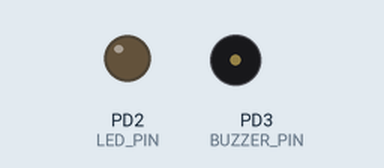
A program run on a simulated ATmega32, built with avr-gcc and emulated at 8 MHz. Parts: output pins drawn as LEDs (lit = HIGH), buzzer (waves = sounding, pin HIGH).

Above: at 4.0 s.
At 12.2 s:
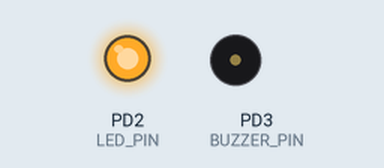
Timing chart, 0 to 21.3 s (numbered marks = the images above):
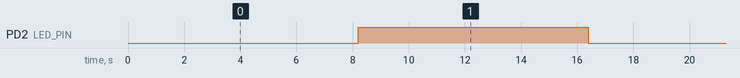

Measured:
- by itself, PD2 (LED_PIN): alternates HIGH for 8.2 s and LOW for 8.2 s

The program:

main.c
```c
/*
 * indvidual2.c
 *
 * Created: 9/9/2023 7:52:29 PM
 * Author : Masha
 */
#define F_CPU 8000000
#include <avr/io.h>
#include "avr/interrupt.h"
#include "util/delay.h"
#include "uart.h"
#include "lcd.h"


#define LED_PIN     (1 << PD2)
#define BUZZER_PIN  (1 << PD3)

volatile uint16_t buzzer_duration = 0;

void Timer0_Init() {
	TCCR0 = (1 << CS02) | (1 << CS00);
	TIMSK |= (1 << TOIE0);
	TCNT0 = 0;
}

void Timer1_Init() {
	TCCR1B = (1 << CS12) | (1 << CS10);
	TCNT1 = 0;
	TIMSK |= (1 << TOIE1);
}


void ToggleLED() {
	PORTD ^= LED_PIN;
}

void ControlBuzzer(uint16_t duration_ms) {
	buzzer_duration = duration_ms;
	PORTD |= BUZZER_PIN;
	TCCR1B |= (1 << CS12) | (1 << CS10);
}

int main(void)
{
	DDRD |= (LED_PIN | BUZZER_PIN);
	Timer0_Init();
	Timer1_Init();

    UART_init(9600);
	sei();
	PORTD &= ~(1<<1);
    while (1)
    {
		char str[20];
		int distance;
		UART_receiveString(str);
		if(sscanf(str, "%d", &distance) == 1)
		{
				if(distance <= 50)
				{
					ControlBuzzer(distance * 10);
					ToggleLED();
				}
				else{
					PORTD &= ~(1<<1);
					PORTD &= ~(1<<2);
				}
		}
    }
}
ISR(TIMER0_OVF_vect) {
	static uint16_t counter = 0;
	counter++;
	if (counter >= 250) {
		ToggleLED();
		counter = 0;
	}
}

ISR(TIMER1_OVF_vect) {
	if (buzzer_duration > 0) {
		buzzer_duration--;
		} else {
		PORTD &= ~BUZZER_PIN;
		TCCR1B = 0;
	}
}
```

Platform_Types.h
```c
/*
 * Platform_Types.h
 *
 *  Created on: July 21, 2023
 *      Author: MohamedWaleed
 */


#ifndef PLATFORM_TYPES_H_
#define PLATFORM_TYPES_H_


#ifndef _Bool
#define _Bool unsigned char
#endif

#define CPU_TYPE                   CPU_TYPE_32
#define CPU_BIT_ORDER              MSB_FIRST
#define CPU_BYTE_ORDER             HIGH_BYTE_FIRST

#ifndef FALSE
#define FALSE                      (boolean)false
#endif

#ifndef TRUE
#define TRUE                       (boolean)true
#endif


// BOOLEAN TYPE
typedef _Bool                           boolean;

// CHAR TYPE 8-BIT
typedef unsigned char                   u8;
typedef signed char                     s8;
typedef volatile unsigned char          vu8;
typedef volatile signed char            vs8;

// SHORT TYPE 16-BIT
typedef unsigned short                  u16;
typedef signed short                    s16;
typedef volatile unsigned short         vu16;
typedef volatile signed short           vs16;

// INT TYPE 32-BIT
typedef unsigned int                    u32;
typedef signed int                      s32;
typedef volatile unsigned int           vu32;
typedef volatile signed int             vs32;

// LONG LONG TYPE 64-BIT
typedef signed long long                s64;
typedef unsigned long long              u64;
typedef volatile unsigned long long     vu64;
typedef volatile signed long long       vs64;

typedef float                           f32;
typedef double						    f64;

typedef volatile float                  vf32;
typedef volatile double					vf64;

#endif /* PLATFORM_TYPES_H_ */
```

bitManip.h
```c
#ifndef BITMANIP_H_
#define BITMANIP_H_

/* Set any specific bit in a register or PORT */
#define SET_BIT(REG, BIT)  ((REG) |=  (1 << (BIT)))

/* Clear any specific bit in a register or PORT */
#define CLR_BIT(REG, BIT)  ((REG) &= ~(1 << (BIT)))

/* Toggle any specific bit in a register or PORT */
#define TOG_BIT(REG, BIT)  ((REG) ^=  (1 << (BIT)))

/* Get the value of a specific bit in a register or PIN */
#define GET_BIT(REG, BIT)  (((REG) >> (BIT)) & 1)

/* Check if a specific bit in a register or PIN is set */
#define BIT_IS_SET(REG, BIT)  ((REG) & (1 << (BIT)))

/* Check if a specific bit in a register or PIN is cleared */
#define BIT_IS_CLEAR(REG, BIT)  (!((REG) & (1 << (BIT))))

#endif
```

uart.c
```c
 /******************************************************************************
 *
 * Module: UART
 *
 * File Name: uart.c
 *
 * Description: Source file for the UART AVR driver
 *
 * Author: Mohamed Khaled
 *
 *******************************************************************************/
#include <stdio.h>
#include "uart.h"
#include "avr/io.h" /* To use the UART Registers */
#include "bitManip.h" /* To use the macros like SET_BIT */

/*******************************************************************************
 *                      Functions Definitions                                  *
 *******************************************************************************/

/*
 * Description :
 * Functional responsible for Initialize the UART device by:
 * 1. Setup the Frame format like number of data bits, parity bit type and number of stop bits.
 * 2. Enable the UART.
 * 3. Setup the UART baud rate.
 */
void UART_init(u32 baud_rate)
{
	u16 ubrr_value = 0;

	/* U2X = 1 for double transmission speed */
	UCSRA = (1<<U2X);

	/************************** UCSRB Description **************************
	 * RXCIE = 0 Disable USART RX Complete Interrupt Enable
	 * TXCIE = 0 Disable USART Tx Complete Interrupt Enable
	 * UDRIE = 0 Disable USART Data Register Empty Interrupt Enable
	 * RXEN  = 1 Receiver Enable
	 * RXEN  = 1 Transmitter Enable
	 * UCSZ2 = 0 For 8-bit data mode
	 * RXB8 & TXB8 not used for 8-bit data mode
	 ***********************************************************************/
	UCSRB = (1<<RXEN) | (1<<TXEN);

	/************************** UCSRC Description **************************
	 * URSEL   = 1 The URSEL must be one when writing the UCSRC
	 * UMSEL   = 0 Asynchronous Operation
	 * UPM1:0  = 00 Disable parity bit
	 * USBS    = 0 One stop bit
	 * UCSZ1:0 = 11 For 8-bit data mode
	 * UCPOL   = 0 Used with the Synchronous operation only
	 ***********************************************************************/
	UCSRC = (1<<URSEL) | (1<<UCSZ0) | (1<<UCSZ1);

	/* Calculate the UBRR register value */
	ubrr_value = (u16)(((8000000 / (baud_rate * 8UL))) - 1);

	/* First 8 bits from the BAUD_PRESCALE inside UBRRL and last 4 bits in UBRRH*/
	UBRRH = ubrr_value>>8;
	UBRRL = ubrr_value;
}

/*
 * Description :
 * Functional responsible for send byte to another UART device.
 */
void UART_sendByte(const u8 data)
{
	/*
	 * UDRE flag is set when the Tx buffer (UDR) is empty and ready for
	 * transmitting a new byte so wait until this flag is set to one
	 */
	while(BIT_IS_CLEAR(UCSRA,UDRE)){}

	/*
	 * Put the required data in the UDR register and it also clear the UDRE flag as
	 * the UDR register is not empty now
	 */
	UDR = data;

	/************************* Another Method *************************
	UDR = data;
	while(BIT_IS_CLEAR(UCSRA,TXC)){} // Wait until the transmission is complete TXC = 1
	SET_BIT(UCSRA,TXC); // Clear the TXC flag
	*******************************************************************/
}

/*
 * Description :
 * Functional responsible for receive byte from another UART device.
 */
u8 UART_recieveByte(void)
{
	/* RXC flag is set when the UART receive data so wait until this flag is set to one */
	while(BIT_IS_CLEAR(UCSRA,RXC)){}

	/*
	 * Read the received data from the Rx buffer (UDR)
	 * The RXC flag will be cleared after read the data
	 */
    return UDR;
}

/*
 * Description :
 * Send the required string through UART to the other UART device.
 */
void UART_sendString(const u8 *Str)
{
	u8 i = 0;

	/* Send the whole string */
	while(Str[i] != '\0')
	{
		UART_sendByte(Str[i]);
		i++;
	}

	UART_sendByte('#');
	/************************* Another Method *************************
	while(*Str != '\0')
	{
		UART_sendByte(*Str);
		Str++;
	}
	*******************************************************************/
}

/*
 * Description :
 * Receive the required string until the '#' symbol through UART from the other UART device.
 */
void UART_receiveString(u8 *Str)
{
	u8 i = 0;

	/* Receive the first byte */
	Str[i] = UART_recieveByte();

	/* Receive the whole string until the '#' */
	while(Str[i] != '#')
	{
		i++;
		Str[i] = UART_recieveByte();
	}

	/* After receiving the whole string plus the '#', replace the '#' with '\0' */
	Str[i] = '\0';
}
```

uart.h
```c
 /******************************************************************************
 *
 * Module: UART
 *
 * File Name: uart.h
 *
 * Description: Header file for the UART AVR driver
 *
 * Author: Mohamed Khaled
 *
 *******************************************************************************/

#ifndef UART_H_
#define UART_H_

#include "Platform_Types.h"

/*******************************************************************************
 *                      Functions Prototypes                                   *
 *******************************************************************************/

/*
 * Description :
 * Functional responsible for Initialize the UART device by:
 * 1. Setup the Frame format like number of data bits, parity bit type and number of stop bits.
 * 2. Enable the UART.
 * 3. Setup the UART baud rate.
 */
void UART_init(u32 baud_rate);

/*
 * Description :
 * Functional responsible for send byte to another UART device.
 */
void UART_sendByte(const u8 data);

/*
 * Description :
 * Functional responsible for receive byte from another UART device.
 */
u8 UART_recieveByte(void);

/*
 * Description :
 * Send the required string through UART to the other UART device.
 */
void UART_sendString(const u8 *Str);

/*
 * Description :
 * Receive the required string until the '#' symbol through UART from the other UART device.
 */
void UART_receiveString(u8 *Str); // Receive until #

#endif /* UART_H_ */
```

lcd.c
```c
#include "lcd.h"

void LCD_Init(void)
{
	_delay_ms(20);
	DataDir_LCD_CONTROL |= (1 << EN_SWITCH | 1 << RW_SWITCH | 1 << RS_SWITCH); // Control port output
	LCD_CONTROL_PORT &= ~(1 << EN_SWITCH | 1 << RW_SWITCH | 1 << RS_SWITCH); // Clear all instruction bits for initialization phase

	DataDir_LCD_PORT = 0xFF; // Output

	_delay_ms(15);
	LCD_Clear_Screen();

	#ifdef EIGHT_BIT_MODE
	LCD_Send_Command(LCD_FUNCTION_8BIT_2LINES);
	#endif

	#ifdef FOUR_BIT_MODE
	LCD_Send_Command(0x02);
	LCD_Send_Command(LCD_FUNCTION_4BIT_2LINES);
	#endif

	LCD_Send_Command(LCD_ENTRY_MODE);
	LCD_Send_Command(LCD_BEGIN_AT_FIRST_ROW);
	LCD_Send_Command(LCD_DISP_ON_CURSOR_BLINK);
}

void LCD_Clear_Screen(void)
{
	LCD_Send_Command(LCD_CLEAR);
}

void LCD_Send_Command(uint8_t command)
{
	#ifdef EIGHT_BIT_MODE
	LCD_Check_Is_Busy();

	LCD_PORT = command;
	LCD_CONTROL_PORT &= ~((1 << RW_SWITCH) | (1 << RS_SWITCH));
	LCD_Kick();
	#endif

	#ifdef FOUR_BIT_MODE
	LCD_Check_Is_Busy();
	LCD_PORT = (LCD_PORT & 0x0F) | (command & 0xF0);
	LCD_CONTROL_PORT &= ~((1 << RW_SWITCH) | (1 << RS_SWITCH));
	LCD_Kick();

	LCD_Check_Is_Busy();
	LCD_PORT = (LCD_PORT & 0x0F) | (command << 4);
	LCD_CONTROL_PORT &= ~((1 << RW_SWITCH) | (1 << RS_SWITCH));
	LCD_Kick();
	#endif
}

void LCD_Send_Character(uint8_t character)
{
	#ifdef EIGHT_BIT_MODE
	//LCD_Check_Is_Busy();
	LCD_CONTROL_PORT |= (1 << RS_SWITCH); // 1: Data Register
	LCD_PORT = (character << DATA_SHIFT);
	LCD_CONTROL_PORT |= (1 << RS_SWITCH); // 1: Data Register
	LCD_CONTROL_PORT &= ~(1 << RW_SWITCH); // 0: Write
	LCD_Kick();
	#endif

	#ifdef FOUR_BIT_MODE
	LCD_PORT = (LCD_PORT & 0x0F) | (character & 0xF0);
	LCD_CONTROL_PORT |= (1 << RS_SWITCH); // 1: Data Register
	LCD_CONTROL_PORT &= ~(1 << RW_SWITCH); // 0: Write
	LCD_Kick();

	LCD_Check_Is_Busy();
	LCD_PORT = (LCD_PORT & 0x0F) | (character << 4);
	LCD_CONTROL_PORT |= (1 << RS_SWITCH); // 1: Data Register
	LCD_CONTROL_PORT &= ~(1 << RW_SWITCH); // 0: Write
	LCD_Kick();
	#endif
}

void LCD_Send_String(char *string)
{
	int count = 0;
	while (*string > 0)
	{
		count++;
		LCD_Send_Character(*string++);
		if (count == 16)
		{
			LCD_gotoXY(1, 0);
		}
		else if (count >= 32)
		{
			LCD_Clear_Screen();
			LCD_gotoXY(0, 0);
			count = 0;
		}
	}
}

void LCD_Kick(void)
{
	LCD_CONTROL_PORT &= ~(1 << EN_SWITCH);
	_delay_ms(50);
	LCD_CONTROL_PORT |= (1 << EN_SWITCH);
}

void LCD_Check_Is_Busy(void)
{
	DataDir_LCD_PORT &= ~(0xFF << DATA_SHIFT);
	LCD_CONTROL_PORT |= (1 << RW_SWITCH); // 1: Read
	LCD_CONTROL_PORT &= ~(1 << RS_SWITCH); // 0: Command Register

	LCD_Kick();

	DataDir_LCD_PORT = 0xFF;
	LCD_CONTROL_PORT &= ~(1 << RW_SWITCH); // 0: Write
}

void LCD_gotoXY(uint8_t line, uint8_t position)
{
	if (line == 0) // line 1
	{
		if (position < 16 && position >= 0)
		LCD_Send_Command(0x80 + position);
	}
	if (line == 1) //  line 2
	{
		if (position < 16 && position >= 0)
		LCD_Send_Command(0xC0 + position);
	}
}

void LCD_Display_Number(int Number)
{
	char str[7];
	sprintf(str, "%d", Number);

	LCD_Send_String(str);
}

void LCD_Display_Real_Number(double Number)
{
	char str[16];

	char *tmpsign = (Number < 0) ? "-" : "";
	float tmpVal = (Number < 0) ? -Number : Number;

	int tmpInt1 = tmpVal; // Get the integer value
	double tmpFraction = tmpVal - tmpInt1; // Get fraction value
	int tmpInt2 = tmpFraction * 10000; // Turn into integer

	sprintf(str, "%s%d.%05d", tmpsign, tmpInt1, tmpInt2);
	LCD_Send_String(str);
}
```

lcd.h
```c
#ifndef LCD_H_
#define LCD_H_

#define F_CPU 8000000UL
#include "stdio.h"
#include <avr/io.h>
#include <util/delay.h>


#define LCD_PORT               PORTA
#define DataDir_LCD_PORT       DDRA
#define LCD_CONTROL_PORT       PORTB
#define DataDir_LCD_CONTROL    DDRB
#define EN_SWITCH              6
#define RW_SWITCH              5
#define RS_SWITCH              4
#define DATA_SHIFT             0  // Set to 4 for 4-bit mode

// Choose whether to operate in 4 or 8 bit mode
#define EIGHT_BIT_MODE
//#define FOUR_BIT_MODE

// Hexadecimal instructions to be written to the instruction register
#define LCD_FUNCTION_8BIT_2LINES     (0x38)
#define LCD_FUNCTION_4BIT_2LINES     (0x28)
#define LCD_MOVE_DISP_RIGHT          (0x1C)
#define LCD_MOVE_DISP_LEFT           (0x18)
#define LCD_MOVE_CURSOR_RIGHT        (0x14)
#define LCD_MOVE_CURSOR_LEFT         (0x10)
#define LCD_DISP_OFF                 (0x08)
#define LCD_DISP_ON_CURSOR           (0x0E)
#define LCD_DISP_ON_CURSOR_BLINK     (0x0F)
#define LCD_DISP_ON_BLINK            (0x0D)
#define LCD_DISP_ON                  (0x0C)
#define LCD_ENTRY_DEC                (0x04)
#define LCD_ENTRY_DEC_SHIFT          (0x05)
#define LCD_ENTRY_INC                (0x06)
#define LCD_ENTRY_INC_SHIFT          (0x07)
#define LCD_BEGIN_AT_FIRST_ROW       (0x80)
#define LCD_BEGIN_AT_SECOND_ROW      (0xC0)
#define LCD_CLEAR                    (0x01)
#define LCD_ENTRY_MODE               (0x06)

// Prototypes
void LCD_Init(void);
void LCD_Clear_Screen(void);
void LCD_Send_Command(unsigned char command);
void LCD_Send_Character(unsigned char character);
void LCD_Send_String(char *string);
void LCD_Kick(void);
void LCD_Check_Is_Busy(void);
void LCD_gotoXY(unsigned char line, unsigned char position);
void LCD_Display_Number(int Number);
void LCD_Display_Real_Number(double Number);

#endif /* LCD_H_ */
```
